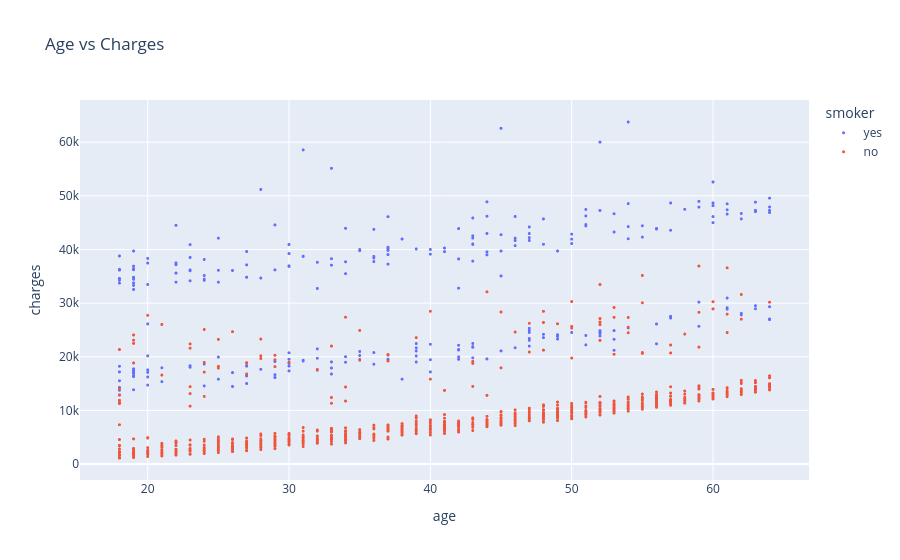

Notebook cell for this chart:
### Code cell
fig = px.scatter(medical_df, x = 'age',
               y = 'charges', color = 'smoker',
               hover_data = ['sex', 'region'], opacity = 1,
               title = 'Age vs Charges')
fig.update_traces(marker_size = 3)
fig.show()

### Figure 1 — Plotly figure (JSON) as saved in the notebook; plotly's stock layout.template omitted (floating-point values rounded to 4 significant figures; data arrays with more than 128 entries replaced by an {"elided": "..."} marker saying what was removed)
{"data": [{"customdata": {"elided": "274x2 str values"}, "hovertemplate": "smoker=yes<br>age=%{x}<br>charges=%{y}<br>sex=%{customdata[0]}<br>region=%{customdata[1]}<extra></extra>", "legendgroup": "yes", "marker": {"color": "#636efa", "opacity": 1, "size": 3, "symbol": "circle"}, "mode": "markers", "name": "yes", "showlegend": true, "type": "scattergl", "x": {"elided": "274 int values"}, "xaxis": "x", "y": {"elided": "274 float values"}, "yaxis": "y"}, {"customdata": {"elided": "1064x2 str values"}, "hovertemplate": "smoker=no<br>age=%{x}<br>charges=%{y}<br>sex=%{customdata[0]}<br>region=%{customdata[1]}<extra></extra>", "legendgroup": "no", "marker": {"color": "#EF553B", "opacity": 1, "size": 3, "symbol": "circle"}, "mode": "markers", "name": "no", "showlegend": true, "type": "scattergl", "x": {"elided": "1064 int values"}, "xaxis": "x", "y": {"elided": "1064 float values"}, "yaxis": "y"}], "layout": {"legend": {"title": {"text": "smoker"}, "tracegroupgap": 0}, "title": {"text": "Age vs Charges"}, "xaxis": {"anchor": "y", "domain": [0, 1], "title": {"text": "age"}}, "yaxis": {"anchor": "x", "domain": [0, 1], "title": {"text": "charges"}}}}
